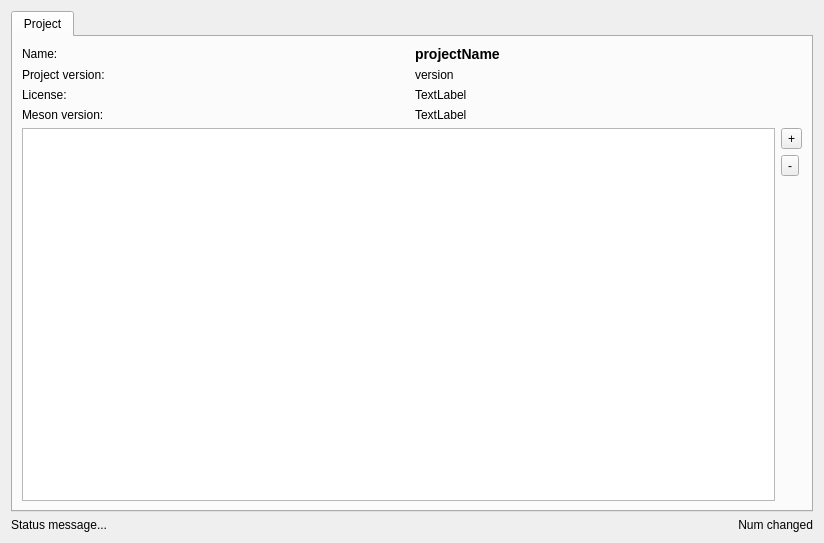
<?xml version="1.0" encoding="UTF-8"?>
<ui version="4.0">
 <class>MesonRewriterPage</class>
 <widget class="QWidget" name="MesonRewriterPage">
  <property name="geometry">
   <rect>
    <x>0</x>
    <y>0</y>
    <width>824</width>
    <height>543</height>
   </rect>
  </property>
  <property name="windowTitle">
   <string>Meson project settings</string>
  </property>
  <layout class="QVBoxLayout" name="verticalLayout">
   <item>
    <widget class="QTabWidget" name="c_tabs">
     <property name="currentIndex">
      <number>0</number>
     </property>
     <widget class="QWidget" name="t_project">
      <attribute name="title">
       <string>Project</string>
      </attribute>
      <attribute name="toolTip">
       <string>Project settings</string>
      </attribute>
      <layout class="QGridLayout" name="gridLayout">
       <item row="0" column="1">
        <widget class="QLabel" name="l_project">
         <property name="text">
          <string>&lt;html&gt;&lt;head/&gt;&lt;body&gt;&lt;h3&gt;projectName&lt;/h3&gt;&lt;/body&gt;&lt;/html&gt;</string>
         </property>
        </widget>
       </item>
       <item row="2" column="0">
        <widget class="QLabel" name="l_dispLicense">
         <property name="text">
          <string>License:</string>
         </property>
        </widget>
       </item>
       <item row="1" column="0">
        <widget class="QLabel" name="l_dispVersion">
         <property name="text">
          <string>Project version:</string>
         </property>
        </widget>
       </item>
       <item row="1" column="1">
        <widget class="QLabel" name="l_version">
         <property name="text">
          <string>version</string>
         </property>
         <property name="textFormat">
          <enum>Qt::RichText</enum>
         </property>
        </widget>
       </item>
       <item row="4" column="0" colspan="2">
        <layout class="QHBoxLayout" name="horizontalLayout_2">
         <item>
          <widget class="QListWidget" name="listWidget"/>
         </item>
         <item>
          <layout class="QVBoxLayout" name="verticalLayout_2">
           <item>
            <widget class="QToolButton" name="toolButton">
             <property name="text">
              <string>+</string>
             </property>
             <property name="icon">
              <iconset theme="list-add"/>
             </property>
            </widget>
           </item>
           <item>
            <widget class="QToolButton" name="toolButton_2">
             <property name="text">
              <string>-</string>
             </property>
             <property name="icon">
              <iconset theme="list-remove"/>
             </property>
            </widget>
           </item>
           <item>
            <spacer name="verticalSpacer">
             <property name="orientation">
              <enum>Qt::Vertical</enum>
             </property>
             <property name="sizeHint" stdset="0">
              <size>
               <width>20</width>
               <height>40</height>
              </size>
             </property>
            </spacer>
           </item>
          </layout>
         </item>
        </layout>
       </item>
       <item row="0" column="0">
        <widget class="QLabel" name="l_dispProject">
         <property name="text">
          <string>Name:</string>
         </property>
        </widget>
       </item>
       <item row="3" column="0">
        <widget class="QLabel" name="l_dispMVersion">
         <property name="text">
          <string>Meson version:</string>
         </property>
        </widget>
       </item>
       <item row="2" column="1">
        <widget class="QLabel" name="l_license">
         <property name="text">
          <string>TextLabel</string>
         </property>
        </widget>
       </item>
       <item row="3" column="1">
        <widget class="QLabel" name="l_mversion">
         <property name="text">
          <string>TextLabel</string>
         </property>
        </widget>
       </item>
      </layout>
     </widget>
    </widget>
   </item>
   <item>
    <layout class="QHBoxLayout" name="horizontalLayout">
     <item>
      <widget class="QLabel" name="l_status">
       <property name="text">
        <string>Status message...</string>
       </property>
      </widget>
     </item>
     <item>
      <widget class="QLabel" name="l_changed">
       <property name="text">
        <string>Num changed</string>
       </property>
       <property name="alignment">
        <set>Qt::AlignRight|Qt::AlignTrailing|Qt::AlignVCenter</set>
       </property>
      </widget>
     </item>
    </layout>
   </item>
  </layout>
 </widget>
 <resources/>
 <connections/>
</ui>
